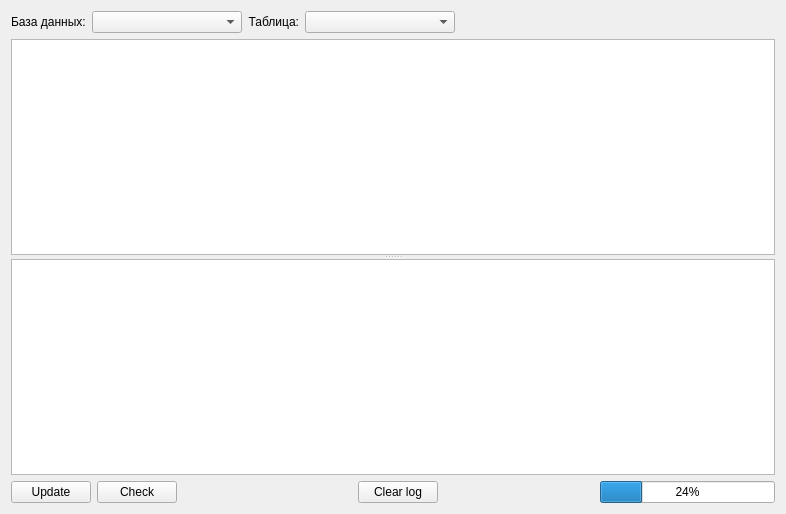
<?xml version="1.0" encoding="UTF-8"?>
<ui version="4.0">
 <class>Engine</class>
 <widget class="QWidget" name="Engine">
  <property name="geometry">
   <rect>
    <x>0</x>
    <y>0</y>
    <width>786</width>
    <height>514</height>
   </rect>
  </property>
  <property name="windowTitle">
   <string>Engine</string>
  </property>
  <property name="inputMethodHints">
   <set>Qt::ImhNone</set>
  </property>
  <layout class="QVBoxLayout" name="verticalLayout">
   <item>
    <layout class="QHBoxLayout" name="horizontalLayout">
     <item>
      <widget class="QLabel" name="label_2">
       <property name="text">
        <string>База данных:</string>
       </property>
      </widget>
     </item>
     <item>
      <widget class="QComboBox" name="databases">
       <property name="minimumSize">
        <size>
         <width>150</width>
         <height>0</height>
        </size>
       </property>
      </widget>
     </item>
     <item>
      <widget class="QLabel" name="label">
       <property name="text">
        <string>Таблица:</string>
       </property>
       <property name="alignment">
        <set>Qt::AlignRight|Qt::AlignTrailing|Qt::AlignVCenter</set>
       </property>
      </widget>
     </item>
     <item>
      <widget class="QComboBox" name="tables">
       <property name="minimumSize">
        <size>
         <width>150</width>
         <height>0</height>
        </size>
       </property>
      </widget>
     </item>
     <item>
      <spacer name="horizontalSpacer">
       <property name="orientation">
        <enum>Qt::Horizontal</enum>
       </property>
       <property name="sizeHint" stdset="0">
        <size>
         <width>40</width>
         <height>20</height>
        </size>
       </property>
      </spacer>
     </item>
    </layout>
   </item>
   <item>
    <widget class="QSplitter" name="splitter">
     <property name="orientation">
      <enum>Qt::Vertical</enum>
     </property>
     <widget class="QTableView" name="tableView"/>
     <widget class="QPlainTextEdit" name="plainTextEdit"/>
    </widget>
   </item>
   <item>
    <layout class="QHBoxLayout" name="horizontalLayout_3"/>
   </item>
   <item>
    <layout class="QHBoxLayout" name="horizontalLayout_2">
     <item>
      <widget class="QPushButton" name="update">
       <property name="text">
        <string>Update</string>
       </property>
      </widget>
     </item>
     <item>
      <widget class="QPushButton" name="check">
       <property name="text">
        <string>Check</string>
       </property>
      </widget>
     </item>
     <item>
      <spacer name="horizontalSpacer_2">
       <property name="orientation">
        <enum>Qt::Horizontal</enum>
       </property>
       <property name="sizeHint" stdset="0">
        <size>
         <width>40</width>
         <height>20</height>
        </size>
       </property>
      </spacer>
     </item>
     <item>
      <widget class="QPushButton" name="clear">
       <property name="text">
        <string>Clear log</string>
       </property>
      </widget>
     </item>
     <item>
      <widget class="QLabel" name="statusBar">
       <property name="minimumSize">
        <size>
         <width>150</width>
         <height>0</height>
        </size>
       </property>
       <property name="text">
        <string/>
       </property>
      </widget>
     </item>
     <item>
      <widget class="QProgressBar" name="progressBar">
       <property name="value">
        <number>24</number>
       </property>
      </widget>
     </item>
    </layout>
   </item>
  </layout>
 </widget>
 <layoutdefault spacing="6" margin="11"/>
 <resources/>
 <connections/>
</ui>
